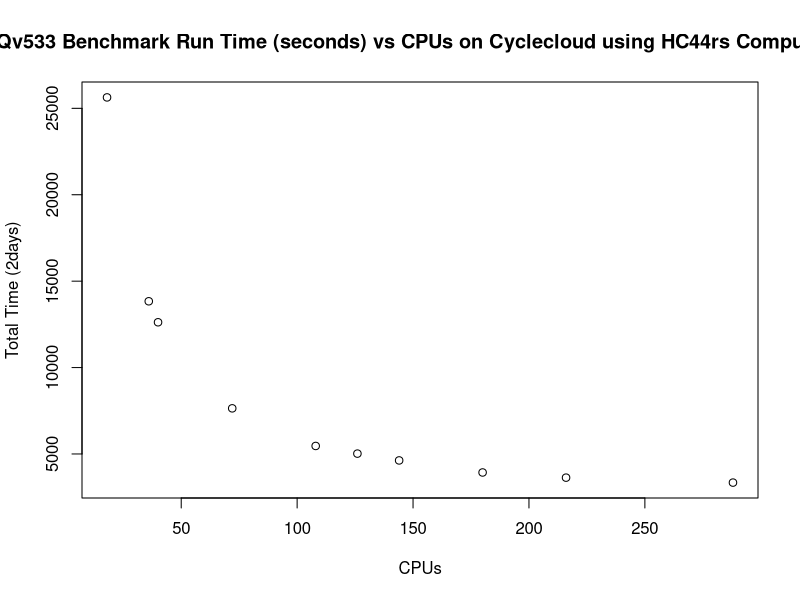

Write the R code that produced this figure.
# Script author: Liz Adams
# Affiliation: UNC CMAS Center 

curr_wd<-getwd()
setwd(curr_wd)
csv_data<-read.csv("../docs/user_guide_cyclecloud/timing_hc44rs.csv",sep="\t", skip =0, header = TRUE, comment.char = "",check.names = FALSE, quote="", )
print(csv_data)

# ------------- Do not change below unless modifying for a different workflow ---------------------


# plot data
   png(file = paste('HC44rs','_','Time','_','CPUs','.png',sep=''), width = 1024, height = 768, bg='white')

   plot(x = csv_data$CPUs,
        y = csv_data$TotalTime,
        xlab = "CPUs",
        ylab = "Total Time (2days)",
        main = "CMAQv533 Benchmark Run Time (seconds) vs CPUs on Cyclecloud using HC44rs Compute Nodes")
